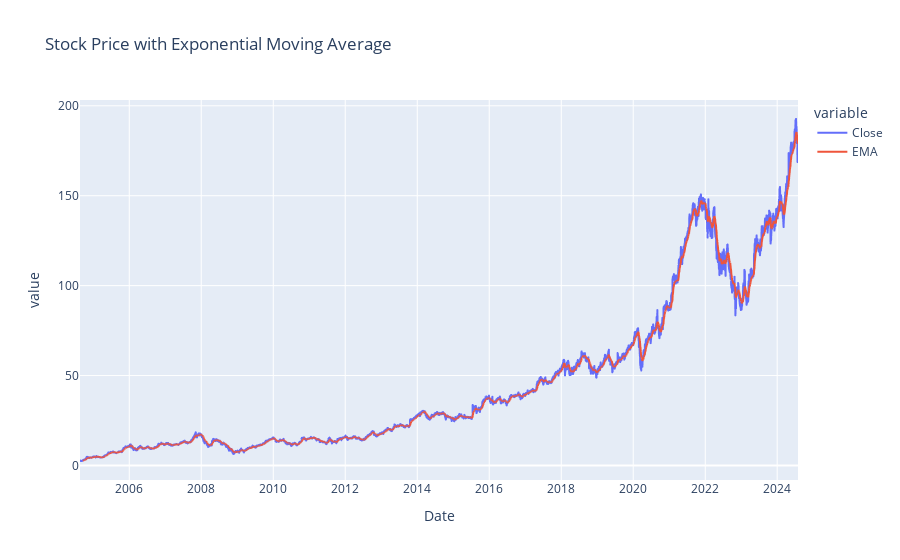

Notebook code cell kept with this figure:
### Code cell
fa.plot_ema()

### Figure 1 — Plotly figure (JSON) as saved in the notebook; plotly's stock layout.template omitted (floating-point values rounded to 4 significant figures; data arrays with more than 128 entries replaced by an {"elided": "..."} marker saying what was removed)
{"data": [{"hovertemplate": "variable=Close<br>Date=%{x}<br>value=%{y}<extra></extra>", "legendgroup": "Close", "line": {"color": "#636efa", "dash": "solid"}, "marker": {"symbol": "circle"}, "mode": "lines", "name": "Close", "showlegend": true, "type": "scattergl", "x": {"elided": "5020 str values"}, "xaxis": "x", "y": {"elided": "5020 float values"}, "yaxis": "y"}, {"hovertemplate": "variable=EMA<br>Date=%{x}<br>value=%{y}<extra></extra>", "legendgroup": "EMA", "line": {"color": "#EF553B", "dash": "solid"}, "marker": {"symbol": "circle"}, "mode": "lines", "name": "EMA", "showlegend": true, "type": "scattergl", "x": {"elided": "5020 str values"}, "xaxis": "x", "y": {"elided": "5020 float values"}, "yaxis": "y"}], "layout": {"legend": {"title": {"text": "variable"}, "tracegroupgap": 0}, "title": {"text": "Stock Price with Exponential Moving Average"}, "xaxis": {"anchor": "y", "domain": [0, 1], "title": {"text": "Date"}}, "yaxis": {"anchor": "x", "domain": [0, 1], "title": {"text": "value"}}}}
